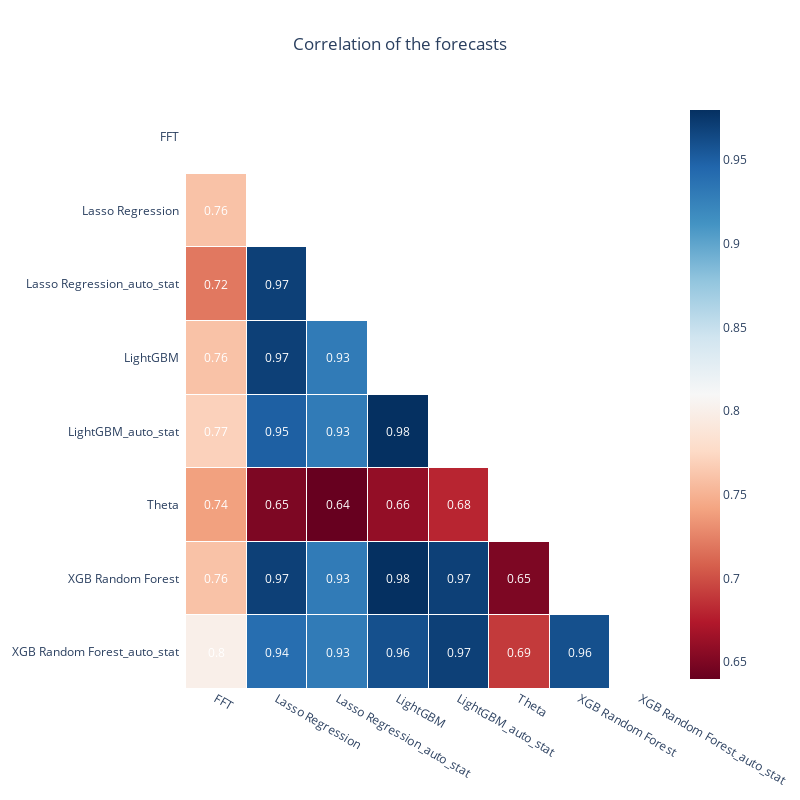

Notebook cell for this chart:
### Code cell
fig = plot_correlation_plot(
    pred_wide_val[ensemble_forecasts].corr(),
    title="Correlation of the forecasts",
    figsize=(800, 800),
)
fig.write_image("imgs/chapter_8/correlation.png")
fig.show()

### Figure 1 — Plotly figure (JSON) as saved in the notebook; plotly's stock layout.template omitted (floating-point values rounded to 4 significant figures)
{"data": [{"colorscale": [[0, "rgb(103,0,31)"], [0.1, "rgb(178,24,43)"], [0.2, "rgb(214,96,77)"], [0.3, "rgb(244,165,130)"], [0.4, "rgb(253,219,199)"], [0.5, "rgb(247,247,247)"], [0.6, "rgb(209,229,240)"], [0.7, "rgb(146,197,222)"], [0.8, "rgb(67,147,195)"], [0.9, "rgb(33,102,172)"], [1, "rgb(5,48,97)"]], "hoverinfo": "none", "reversescale": false, "showscale": true, "type": "heatmap", "x": ["FFT", "Lasso Regression", "Lasso Regression_auto_stat", "LightGBM", "LightGBM_auto_stat", "Theta", "XGB Random Forest", "XGB Random Forest_auto_stat"], "xgap": 1, "y": ["FFT", "Lasso Regression", "Lasso Regression_auto_stat", "LightGBM", "LightGBM_auto_stat", "Theta", "XGB Random Forest", "XGB Random Forest_auto_stat"], "ygap": 1, "z": [[null, null, null, null, null, null, null, null], [0.76, null, null, null, null, null, null, null], [0.72, 0.97, null, null, null, null, null, null], [0.76, 0.97, 0.93, null, null, null, null, null], [0.77, 0.95, 0.93, 0.98, null, null, null, null], [0.74, 0.65, 0.64, 0.66, 0.68, null, null, null], [0.76, 0.97, 0.93, 0.98, 0.97, 0.65, null, null], [0.8, 0.94, 0.93, 0.96, 0.97, 0.69, 0.96, null]]}], "layout": {"annotations": [{"font": {"color": "#FFFFFF"}, "showarrow": false, "text": "", "x": "FFT", "xref": "x", "y": "FFT", "yref": "y"}, {"font": {"color": "#FFFFFF"}, "showarrow": false, "text": "", "x": "Lasso Regression", "xref": "x", "y": "FFT", "yref": "y"}, {"font": {"color": "#FFFFFF"}, "showarrow": false, "text": "", "x": "Lasso Regression_auto_stat", "xref": "x", "y": "FFT", "yref": "y"}, {"font": {"color": "#FFFFFF"}, "showarrow": false, "text": "", "x": "LightGBM", "xref": "x", "y": "FFT", "yref": "y"}, {"font": {"color": "#FFFFFF"}, "showarrow": false, "text": "", "x": "LightGBM_auto_stat", "xref": "x", "y": "FFT", "yref": "y"}, {"font": {"color": "#FFFFFF"}, "showarrow": false, "text": "", "x": "Theta", "xref": "x", "y": "FFT", "yref": "y"}, {"font": {"color": "#FFFFFF"}, "showarrow": false, "text": "", "x": "XGB Random Forest", "xref": "x", "y": "FFT", "yref": "y"}, {"font": {"color": "#FFFFFF"}, "showarrow": false, "text": "", "x": "XGB Random Forest_auto_stat", "xref": "x", "y": "FFT", "yref": "y"}, {"font": {"color": "#FFFFFF"}, "showarrow": false, "text": "0.76", "x": "FFT", "xref": "x", "y": "Lasso Regression", "yref": "y"}, {"font": {"color": "#FFFFFF"}, "showarrow": false, "text": "", "x": "Lasso Regression", "xref": "x", "y": "Lasso Regression", "yref": "y"}, {"font": {"color": "#FFFFFF"}, "showarrow": false, "text": "", "x": "Lasso Regression_auto_stat", "xref": "x", "y": "Lasso Regression", "yref": "y"}, {"font": {"color": "#FFFFFF"}, "showarrow": false, "text": "", "x": "LightGBM", "xref": "x", "y": "Lasso Regression", "yref": "y"}, {"font": {"color": "#FFFFFF"}, "showarrow": false, "text": "", "x": "LightGBM_auto_stat", "xref": "x", "y": "Lasso Regression", "yref": "y"}, {"font": {"color": "#FFFFFF"}, "showarrow": false, "text": "", "x": "Theta", "xref": "x", "y": "Lasso Regression", "yref": "y"}, {"font": {"color": "#FFFFFF"}, "showarrow": false, "text": "", "x": "XGB Random Forest", "xref": "x", "y": "Lasso Regression", "yref": "y"}, {"font": {"color": "#FFFFFF"}, "showarrow": false, "text": "", "x": "XGB Random Forest_auto_stat", "xref": "x", "y": "Lasso Regression", "yref": "y"}, {"font": {"color": "#FFFFFF"}, "showarrow": false, "text": "0.72", "x": "FFT", "xref": "x", "y": "Lasso Regression_auto_stat", "yref": "y"}, {"font": {"color": "#FFFFFF"}, "showarrow": false, "text": "0.97", "x": "Lasso Regression", "xref": "x", "y": "Lasso Regression_auto_stat", "yref": "y"}, {"font": {"color": "#FFFFFF"}, "showarrow": false, "text": "", "x": "Lasso Regression_auto_stat", "xref": "x", "y": "Lasso Regression_auto_stat", "yref": "y"}, {"font": {"color": "#FFFFFF"}, "showarrow": false, "text": "", "x": "LightGBM", "xref": "x", "y": "Lasso Regression_auto_stat", "yref": "y"}, {"font": {"color": "#FFFFFF"}, "showarrow": false, "text": "", "x": "LightGBM_auto_stat", "xref": "x", "y": "Lasso Regression_auto_stat", "yref": "y"}, {"font": {"color": "#FFFFFF"}, "showarrow": false, "text": "", "x": "Theta", "xref": "x", "y": "Lasso Regression_auto_stat", "yref": "y"}, {"font": {"color": "#FFFFFF"}, "showarrow": false, "text": "", "x": "XGB Random Forest", "xref": "x", "y": "Lasso Regression_auto_stat", "yref": "y"}, {"font": {"color": "#FFFFFF"}, "showarrow": false, "text": "", "x": "XGB Random Forest_auto_stat", "xref": "x", "y": "Lasso Regression_auto_stat", "yref": "y"}, {"font": {"color": "#FFFFFF"}, "showarrow": false, "text": "0.76", "x": "FFT", "xref": "x", "y": "LightGBM", "yref": "y"}, {"font": {"color": "#FFFFFF"}, "showarrow": false, "text": "0.97", "x": "Lasso Regression", "xref": "x", "y": "LightGBM", "yref": "y"}, {"font": {"color": "#FFFFFF"}, "showarrow": false, "text": "0.93", "x": "Lasso Regression_auto_stat", "xref": "x", "y": "LightGBM", "yref": "y"}, {"font": {"color": "#FFFFFF"}, "showarrow": false, "text": "", "x": "LightGBM", "xref": "x", "y": "LightGBM", "yref": "y"}, {"font": {"color": "#FFFFFF"}, "showarrow": false, "text": "", "x": "LightGBM_auto_stat", "xref": "x", "y": "LightGBM", "yref": "y"}, {"font": {"color": "#FFFFFF"}, "showarrow": false, "text": "", "x": "Theta", "xref": "x", "y": "LightGBM", "yref": "y"}, {"font": {"color": "#FFFFFF"}, "showarrow": false, "text": "", "x": "XGB Random Forest", "xref": "x", "y": "LightGBM", "yref": "y"}, {"font": {"color": "#FFFFFF"}, "showarrow": false, "text": "", "x": "XGB Random Forest_auto_stat", "xref": "x", "y": "LightGBM", "yref": "y"}, {"font": {"color": "#FFFFFF"}, "showarrow": false, "text": "0.77", "x": "FFT", "xref": "x", "y": "LightGBM_auto_stat", "yref": "y"}, {"font": {"color": "#FFFFFF"}, "showarrow": false, "text": "0.95", "x": "Lasso Regression", "xref": "x", "y": "LightGBM_auto_stat", "yref": "y"}, {"font": {"color": "#FFFFFF"}, "showarrow": false, "text": "0.93", "x": "Lasso Regression_auto_stat", "xref": "x", "y": "LightGBM_auto_stat", "yref": "y"}, {"font": {"color": "#FFFFFF"}, "showarrow": false, "text": "0.98", "x": "LightGBM", "xref": "x", "y": "LightGBM_auto_stat", "yref": "y"}, {"font": {"color": "#FFFFFF"}, "showarrow": false, "text": "", "x": "LightGBM_auto_stat", "xref": "x", "y": "LightGBM_auto_stat", "yref": "y"}, {"font": {"color": "#FFFFFF"}, "showarrow": false, "text": "", "x": "Theta", "xref": "x", "y": "LightGBM_auto_stat", "yref": "y"}, {"font": {"color": "#FFFFFF"}, "showarrow": false, "text": "", "x": "XGB Random Forest", "xref": "x", "y": "LightGBM_auto_stat", "yref": "y"}, {"font": {"color": "#FFFFFF"}, "showarrow": false, "text": "", "x": "XGB Random Forest_auto_stat", "xref": "x", "y": "LightGBM_auto_stat", "yref": "y"}, {"font": {"color": "#FFFFFF"}, "showarrow": false, "text": "0.74", "x": "FFT", "xref": "x", "y": "Theta", "yref": "y"}, {"font": {"color": "#FFFFFF"}, "showarrow": false, "text": "0.65", "x": "Lasso Regression", "xref": "x", "y": "Theta", "yref": "y"}, {"font": {"color": "#FFFFFF"}, "showarrow": false, "text": "0.64", "x": "Lasso Regression_auto_stat", "xref": "x", "y": "Theta", "yref": "y"}, {"font": {"color": "#FFFFFF"}, "showarrow": false, "text": "0.66", "x": "LightGBM", "xref": "x", "y": "Theta", "yref": "y"}, {"font": {"color": "#FFFFFF"}, "showarrow": false, "text": "0.68", "x": "LightGBM_auto_stat", "xref": "x", "y": "Theta", "yref": "y"}, {"font": {"color": "#FFFFFF"}, "showarrow": false, "text": "", "x": "Theta", "xref": "x", "y": "Theta", "yref": "y"}, {"font": {"color": "#FFFFFF"}, "showarrow": false, "text": "", "x": "XGB Random Forest", "xref": "x", "y": "Theta", "yref": "y"}, {"font": {"color": "#FFFFFF"}, "showarrow": false, "text": "", "x": "XGB Random Forest_auto_stat", "xref": "x", "y": "Theta", "yref": "y"}, {"font": {"color": "#FFFFFF"}, "showarrow": false, "text": "0.76", "x": "FFT", "xref": "x", "y": "XGB Random Forest", "yref": "y"}, {"font": {"color": "#FFFFFF"}, "showarrow": false, "text": "0.97", "x": "Lasso Regression", "xref": "x", "y": "XGB Random Forest", "yref": "y"}, {"font": {"color": "#FFFFFF"}, "showarrow": false, "text": "0.93", "x": "Lasso Regression_auto_stat", "xref": "x", "y": "XGB Random Forest", "yref": "y"}, {"font": {"color": "#FFFFFF"}, "showarrow": false, "text": "0.98", "x": "LightGBM", "xref": "x", "y": "XGB Random Forest", "yref": "y"}, {"font": {"color": "#FFFFFF"}, "showarrow": false, "text": "0.97", "x": "LightGBM_auto_stat", "xref": "x", "y": "XGB Random Forest", "yref": "y"}, {"font": {"color": "#FFFFFF"}, "showarrow": false, "text": "0.65", "x": "Theta", "xref": "x", "y": "XGB Random Forest", "yref": "y"}, {"font": {"color": "#FFFFFF"}, "showarrow": false, "text": "", "x": "XGB Random Forest", "xref": "x", "y": "XGB Random Forest", "yref": "y"}, {"font": {"color": "#FFFFFF"}, "showarrow": false, "text": "", "x": "XGB Random Forest_auto_stat", "xref": "x", "y": "XGB Random Forest", "yref": "y"}, {"font": {"color": "#FFFFFF"}, "showarrow": false, "text": "0.8", "x": "FFT", "xref": "x", "y": "XGB Random Forest_auto_stat", "yref": "y"}, {"font": {"color": "#FFFFFF"}, "showarrow": false, "text": "0.94", "x": "Lasso Regression", "xref": "x", "y": "XGB Random Forest_auto_stat", "yref": "y"}, {"font": {"color": "#FFFFFF"}, "showarrow": false, "text": "0.93", "x": "Lasso Regression_auto_stat", "xref": "x", "y": "XGB Random Forest_auto_stat", "yref": "y"}, {"font": {"color": "#FFFFFF"}, "showarrow": false, "text": "0.96", "x": "LightGBM", "xref": "x", "y": "XGB Random Forest_auto_stat", "yref": "y"}, {"font": {"color": "#FFFFFF"}, "showarrow": false, "text": "0.97", "x": "LightGBM_auto_stat", "xref": "x", "y": "XGB Random Forest_auto_stat", "yref": "y"}, {"font": {"color": "#FFFFFF"}, "showarrow": false, "text": "0.69", "x": "Theta", "xref": "x", "y": "XGB Random Forest_auto_stat", "yref": "y"}, {"font": {"color": "#FFFFFF"}, "showarrow": false, "text": "0.96", "x": "XGB Random Forest", "xref": "x", "y": "XGB Random Forest_auto_stat", "yref": "y"}, {"font": {"color": "#FFFFFF"}, "showarrow": false, "text": "", "x": "XGB Random Forest_auto_stat", "xref": "x", "y": "XGB Random Forest_auto_stat", "yref": "y"}], "height": 800, "title": {"text": "Correlation of the forecasts", "x": 0.5}, "width": 800, "xaxis": {"dtick": 1, "gridcolor": "rgb(0, 0, 0)", "showgrid": false, "side": "bottom", "ticks": "", "zeroline": false}, "yaxis": {"autorange": "reversed", "dtick": 1, "showgrid": false, "ticks": "", "ticksuffix": "  ", "zeroline": false}}}
